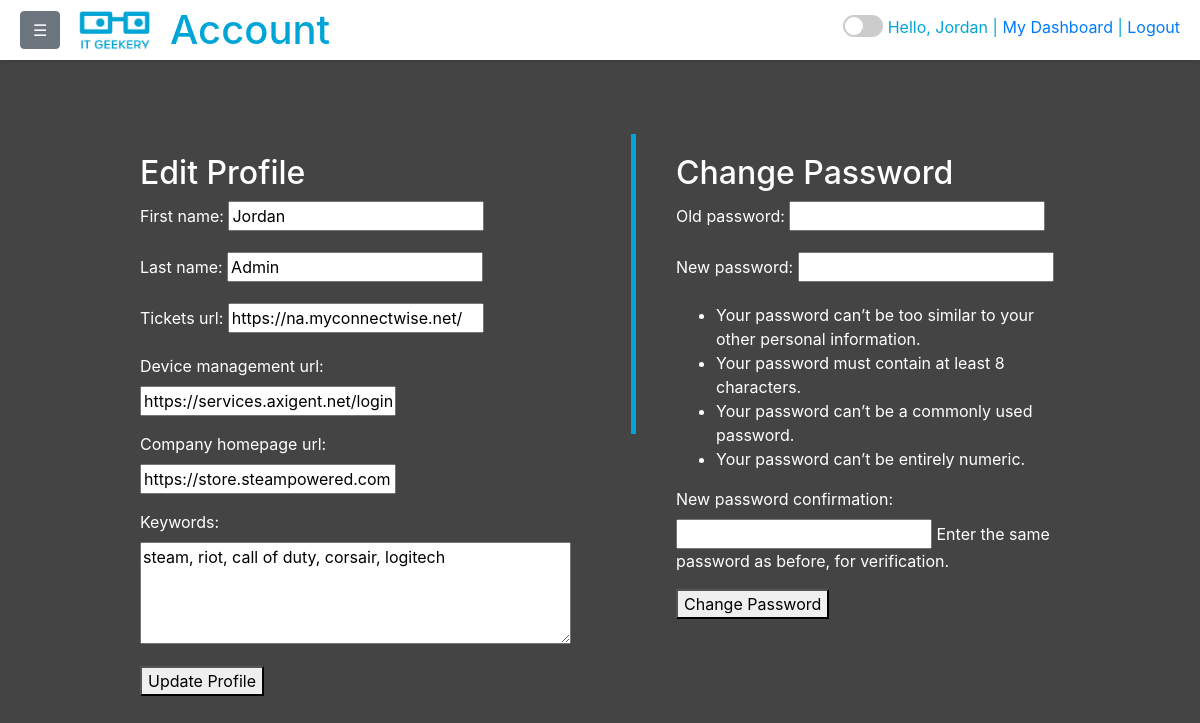
/dashboard/account/ (signed in), run on the app's committed database.
### dashboard/models.py (models this page shows, shortened)
class Profile(models.Model):
    user = models.OneToOneField(User, on_delete=models.CASCADE)
    company = models.CharField(max_length=100)
    occupation = models.CharField(max_length=100)
    keywords = models.TextField()
    tickets_url = models.URLField(default='', blank=True)
    device_management_url = models.URLField(default='', blank=True)
    company_homepage_url = models.URLField(default='', blank=True)

### dashboard/views.py (the view, shortened to what this page needs)
# urls.py: path('account/', views.account_management, name='account'),
@login_required
def account_management(request):
    p_form = ProfileUpdateForm(request.POST or None, instance=request.user)
    password_form = PasswordChangeForm(request.user, request.POST or None)
    return render(request, 'dashboard/account.html', {'p_form': p_form, 'password_form': password_form})

### dashboard/forms.py (shortened to what this page needs)
class ProfileUpdateForm(UserChangeForm):
    tickets_url = forms.URLField(required=False)
    device_management_url = forms.URLField(required=False)
    company_homepage_url = forms.URLField(required=False)
    keywords = forms.CharField(widget=forms.Textarea(attrs={'rows': 4}), required=False)
    class Meta:
        model = User
        fields = ('first_name', 'last_name', 'tickets_url', 'device_management_url', 'company_homepage_url')
        exclude = ('password',)
    def __init__(self, *args, **kwargs):
        super(ProfileUpdateForm, self).__init__(*args, **kwargs)
        profile = self.instance.profile if hasattr(self.instance, 'profile') else None
        if 'password' in self.fields:
            del self.fields['password']
        if profile:
            self.fields['tickets_url'].initial = profile.tickets_url
            self.fields['device_management_url'].initial = profile.device_management_url
            self.fields['company_homepage_url'].initial = profile.company_homepage_url
            self.fields['keywords'].initial = profile.keywords

### dashboard/templates/dashboard/account.html (shortened to what this page needs)
<!DOCTYPE html>
{% load static %}
<html lang="en">
    <head>
        <link rel="stylesheet" href="{% static 'css/account.css' %}">
        <link href="https://maxcdn.bootstrapcdn.com/bootstrap/4.5.2/css/bootstrap.min.css" rel="stylesheet">
    </head>
    <body>
        <div id="mainHeader">
            <div style="display: flex; align-items: center;">
                <button class="btn btn-secondary" id="toggleSidebar">☰</button>
                <img src="{% static 'images/ITGeekeryLogo.png' %}" alt="IT Geekery Logo" style="height: 40px; margin: 15px;">
                <h1 style="margin: 0;">Account</h1>
            </div>
            <div>
                <label class="switch">
                    <span class="slider round"></span>
                </label>
                {% if user.first_name %}
                    <span>Hello, {{ user.first_name }} |</span>
                {% else %}
                    <span>Hello, {{ user.username }} |</span>
                {% endif %}
                <a href="{% url 'dashboard' %}">My Dashboard</a>
                <span>|</span> <a href="{% url 'login' %}">Logout</a>
            </div>
        </div>
        <div class="content">
            <div class="account-container">
                <div class="form-section">
                    <h2>Edit Profile</h2>
                    <form method="post" action="{% url 'account' %}">
                        {{ p_form.as_p }}
                        <button type="submit" name="update_profile">Update Profile</button>
                    </form>
                </div>
                <div class="divider"></div>
                <div class="form-section">
                    <h2>Change Password</h2>
                    <form method="post" action="{% url 'account' %}">
                        {{ password_form.as_p }}
                        <button type="submit" name="change_password">Change Password</button>
                    </form>
                </div>
            </div>
        </div>
    </body>
</html>

### dashboard/static/css/account.css (style rules this page uses)
html, body { height: 100%; margin: 0; display: flex; flex-direction: column; }
body { font-family: 'Lucida Console', Monaco, monospace; background-color: #444; color: #fff; flex: 1; }
#mainHeader { position: fixed; top: 0; left: 0; width: 100%; height: 60px; background-color: white; color: #00A5D7; display: flex; justify-content: space-between; align-items: center; padding: 10px 20px; box-shadow: 0 2px 4px rgba(0,0,0,0.1); z-index: 1001; }
.content { flex: 1; display: flex; justify-content: center; align-items: center; padding-top: 50px; margin-left: 0; width: 100%; transition: margin-left 0.3s ease; }
.account-container { width: 100%; max-width: 960px; display: flex; align-items: flex-start; justify-content: space-between; }
.form-section { flex: 1; padding: 20px; margin-right: 20px; }
.divider { width: 5px; background-color: #00A5D7; min-height: 300px; margin-left: 20px; margin-right: 20px; }
.form-section:last-child { margin-right: 0; }
.switch { position: relative; display: inline-block; width: 40px; height: 22px; }
.slider { position: absolute; cursor: pointer; top: 0; left: 0; right: 0; bottom: 0; background-color: #ccc; transition: .4s; border-radius: 22px; }
.slider:before { position: absolute; content: ""; height: 18px; width: 18px; left: 2px; bottom: 2px; background-color: white; transition: .4s; border-radius: 50%; }

### data on the page
Profile: tickets_url "https://na.myconnectwise.net/", device_management_url "https://services.axigent.net/login", company_homepage_url "https://store.steampowered.com", keywords "steam, riot, call of duty, corsair, logitech"

### other printed values
{{ user.first_name }} "Jordan"
